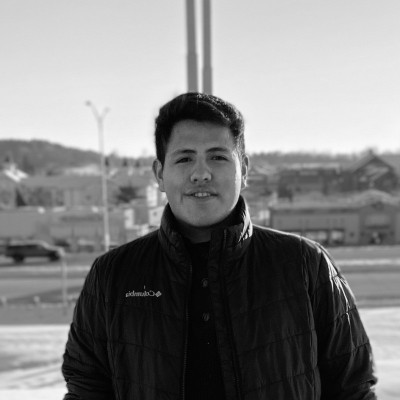
#> input picture imagen.jpg, 400 x 400 px
$ python practica3.py
#> lines starting #> are read from the running program, lines starting #| are printed output that depends on the picture
"""
Practica 03 - Histogramas y Mejora de Contraste
================================================

Objetivo:
    Analizar la distribucion de intensidades de una imagen mediante histogramas
    y aplicar tecnicas de mejora de contraste con OpenCV.

Contenido:
    1.  Histograma en escala de grises
    2.  Histograma de imagen a color (canales B, G, R)
    3.  Histograma con mascara (region de interes)
    4.  Ecualizacion del histograma
    5.  Comparacion de histogramas original vs ecualizada
    6.  Ecualizacion adaptativa (CLAHE)

Uso:
    python practica3.py

Requisitos:
    pip install opencv-python numpy matplotlib
"""

import os
import cv2
import numpy as np
import matplotlib.pyplot as plt

BASE_DIR = os.path.dirname(os.path.abspath(__file__))
RUTA_IMAGEN = os.path.join(BASE_DIR, "imagen.jpg")
RUTA_IMAGEN_2 = os.path.join(BASE_DIR, "imagen2.jpg")  # opcional para comparar


# ---------------------------------------------------------------------------
# Loader unicode-safe (la ruta tiene "°", que rompe cv2.imread en Windows).
# ---------------------------------------------------------------------------
def imread_u(path, flags=cv2.IMREAD_COLOR):
#> called with path = 'imagen.jpg', flags = 0
    if not os.path.exists(path):
        raise FileNotFoundError(f"No se pudo abrir {path}")
    data = np.fromfile(path, dtype=np.uint8)
    img = cv2.imdecode(data, flags)
#> img is the input picture: shape (400, 400); min 0, max 251, mean 129.6
    if img is None:
        raise FileNotFoundError(f"No se pudo decodificar {path}")
    return img


# ===========================================================================
# 1. Histograma en escala de grises
# ===========================================================================
def histograma_grises(ruta):
    """Calcula y dibuja el histograma de una imagen en escala de grises.

    Interpretacion:
        - Concentrado a la izquierda  -> imagen oscura
        - Concentrado a la derecha    -> imagen clara
        - Extendido sobre todo el eje -> buen contraste
    """
    img = imread_u(ruta, cv2.IMREAD_GRAYSCALE)

    hist = cv2.calcHist([img], [0], None, [256], [0, 256])
#> hist = 256 values, max 2718 at index 15, min 0 at index 252, mean 625

    plt.figure(figsize=(10, 4))
    plt.subplot(1, 2, 1)
    plt.imshow(img, cmap="gray")
    plt.title(f"Imagen: {os.path.basename(ruta)}")
    plt.axis("off")

    plt.subplot(1, 2, 2)
    plt.plot(hist, color="black")
    plt.title("Histograma en escala de grises")
    plt.xlabel("Nivel de intensidad (0-255)")
    plt.ylabel("Cantidad de pixeles")
    plt.xlim([0, 256])
    plt.tight_layout()
    plt.show()
#> figure, not shown here; panel 2: curve peaks at x = 15, y = 2718
#> call 2 of imread_u, with path = 'imagen2.jpg', flags = 0
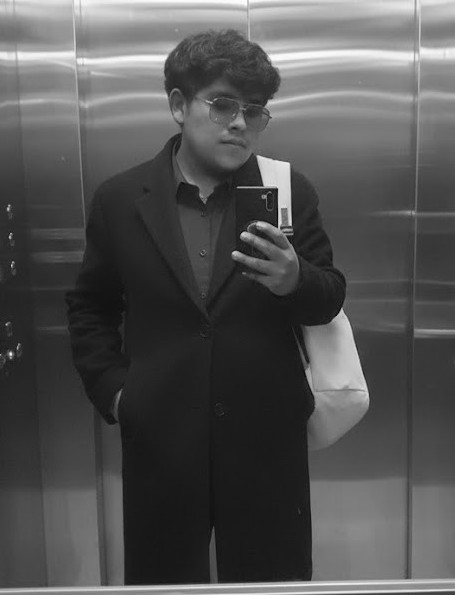
#> input picture imagen2.jpg, 455 x 595 px
#> in imread_u, img is the input picture: shape (595, 455); min 3, max 254, mean 83.2
    return img


# ===========================================================================
# 2. Histograma de imagen a color (un trazo por canal)
# ===========================================================================
def histograma_color(ruta):
    """Histograma por canal: azul = 0, verde = 1, rojo = 2."""
#> called with ruta = 'imagen.jpg'
    img = imread_u(ruta)
#> call 3 of imread_u, with path = 'imagen.jpg', flags = 1
#> in imread_u (call 3), `img = cv2.imdecode(data, flags)`:
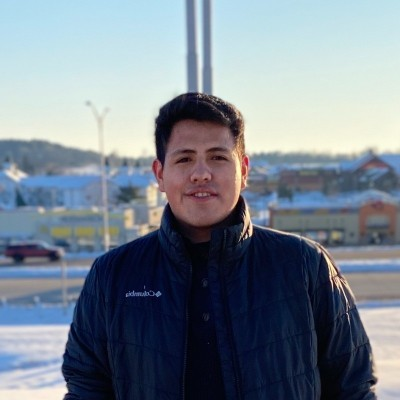
#> img: shape (400, 400, 3); mean B, G, R 143.2, 131.4, 120.8

    plt.figure(figsize=(10, 4))
    plt.subplot(1, 2, 1)
    plt.imshow(cv2.cvtColor(img, cv2.COLOR_BGR2RGB))
    plt.title("Imagen a color")
    plt.axis("off")

    plt.subplot(1, 2, 2)
    for i, color in enumerate(("b", "g", "r")):
        hist = cv2.calcHist([img], [i], None, [256], [0, 256])
        plt.plot(hist, color=color, label=f"Canal {color.upper()}")
    plt.title("Histograma RGB")
    plt.xlabel("Nivel de intensidad")
    plt.ylabel("Cantidad de pixeles")
    plt.xlim([0, 256])
    plt.legend()
    plt.tight_layout()
    plt.show()
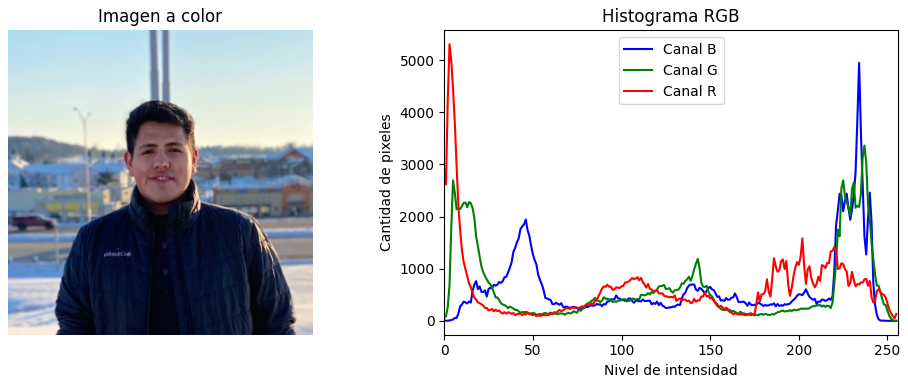
#> figure drawn by matplotlib, 2 panels; panel 2: curve peaks at x = 234, y = 4946; panel 2: curve peaks at x = 237, y = 3362; panel 2: curve peaks at x = 3, y = 5306


# ===========================================================================
# 3. Histograma con mascara (region de interes)
# ===========================================================================
def histograma_con_mascara(ruta):
    """Calcula el histograma solamente de una region rectangular de la imagen.

    En la mascara: pixeles blancos = se cuentan, pixeles negros = se ignoran.
    """
#> called with ruta = 'imagen.jpg'
    img = imread_u(ruta, cv2.IMREAD_GRAYSCALE)

    alto, ancho = img.shape
#> alto = 400; ancho = 400
    mascara = np.zeros_like(img)
    # Region central robusta (no depende del tamano exacto de la imagen)
    y1, y2 = alto // 4, 3 * alto // 4
#> y1 = 100; y2 = 300
    x1, x2 = ancho // 4, 3 * ancho // 4
#> x1 = 100; x2 = 300
    mascara[y1:y2, x1:x2] = 255

    hist_total = cv2.calcHist([img], [0], None, [256], [0, 256])
#> hist_total has the same summary as hist in histograma_grises
    hist_region = cv2.calcHist([img], [0], mascara, [256], [0, 256])
#> hist_region = 256 values, max 1222 at index 12, min 0 at index 251, mean 156.2

    plt.figure(figsize=(14, 4))
    plt.subplot(1, 3, 1)
    plt.imshow(img, cmap="gray")
    plt.title("Imagen original")
    plt.axis("off")

    plt.subplot(1, 3, 2)
    plt.imshow(mascara, cmap="gray")
    plt.title("Mascara (zona analizada)")
    plt.axis("off")

    plt.subplot(1, 3, 3)
    plt.plot(hist_total, color="gray", label="Toda la imagen")
    plt.plot(hist_region, color="red", label="Solo la region")
    plt.title("Comparacion de histogramas")
    plt.xlabel("Nivel de intensidad")
    plt.ylabel("Cantidad de pixeles")
    plt.legend()
    plt.tight_layout()
    plt.show()
#> figure, not shown here; panel 3: curve peaks at x = 15, y = 2718; panel 3: curve peaks at x = 12, y = 1222


# ===========================================================================
# 4. Ecualizacion del histograma
# ===========================================================================
def ecualizacion_histograma(ruta):
    """cv2.equalizeHist redistribuye las intensidades para mejorar el contraste."""
#> called with ruta = 'imagen.jpg'
    img = imread_u(ruta, cv2.IMREAD_GRAYSCALE)
    ecualizada = cv2.equalizeHist(img)
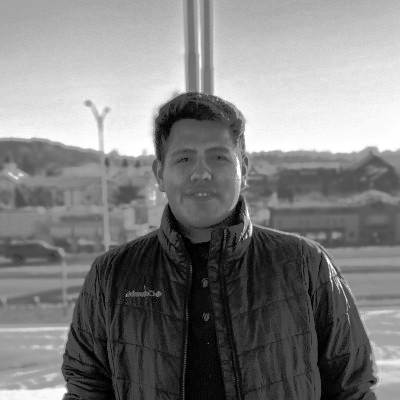
#> ecualizada: shape (400, 400); min 0, max 255, mean 128.6

    plt.figure(figsize=(12, 5))
    plt.subplot(2, 2, 1)
    plt.imshow(img, cmap="gray")
    plt.title("Original")
    plt.axis("off")
    plt.subplot(2, 2, 2)
    plt.imshow(ecualizada, cmap="gray")
    plt.title("Ecualizada")
    plt.axis("off")

    hist1 = cv2.calcHist([img], [0], None, [256], [0, 256])
#> hist1 has the same summary as hist in histograma_grises
    hist2 = cv2.calcHist([ecualizada], [0], None, [256], [0, 256])
#> hist2 = 256 values, max 2718 at index 43, min 0 at index 3, mean 625
    plt.subplot(2, 2, 3)
    plt.plot(hist1, color="black")
    plt.title("Histograma original")
    plt.xlim([0, 256])
    plt.subplot(2, 2, 4)
    plt.plot(hist2, color="black")
    plt.title("Histograma ecualizado")
    plt.xlim([0, 256])
    plt.tight_layout()
    plt.show()
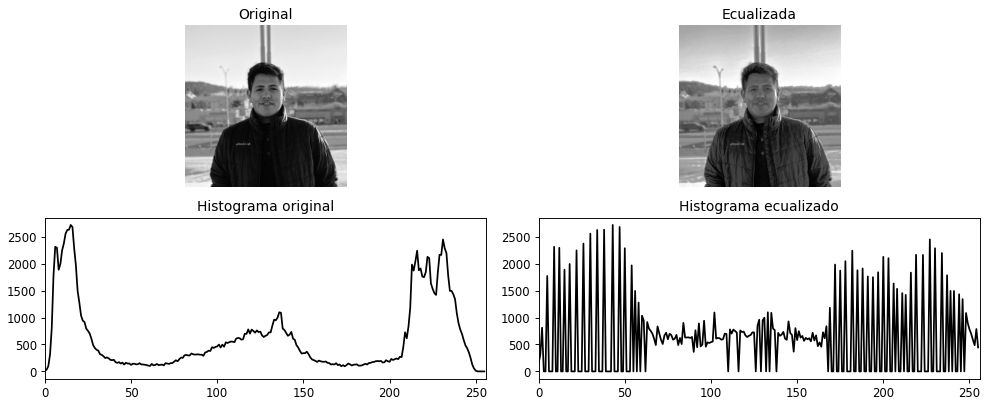
#> figure drawn by matplotlib, 4 panels; panel 3: curve peaks at x = 15, y = 2718; panel 4: curve peaks at x = 43, y = 2718
    return img, ecualizada


# ===========================================================================
# 5. Comparar superpuestos los histogramas
# ===========================================================================
def comparar_histogramas(img, ecualizada):
    hist1 = cv2.calcHist([img], [0], None, [256], [0, 256])
#> hist1 has the same summary as hist in histograma_grises
    hist2 = cv2.calcHist([ecualizada], [0], None, [256], [0, 256])
    plt.figure(figsize=(8, 4))
    plt.plot(hist1, label="Original", color="blue")
    plt.plot(hist2, label="Ecualizada", color="red")
    plt.title("Histogramas: original vs ecualizada")
    plt.xlabel("Nivel de intensidad")
    plt.ylabel("Cantidad de pixeles")
    plt.xlim([0, 256])
    plt.legend()
    plt.tight_layout()
    plt.show()
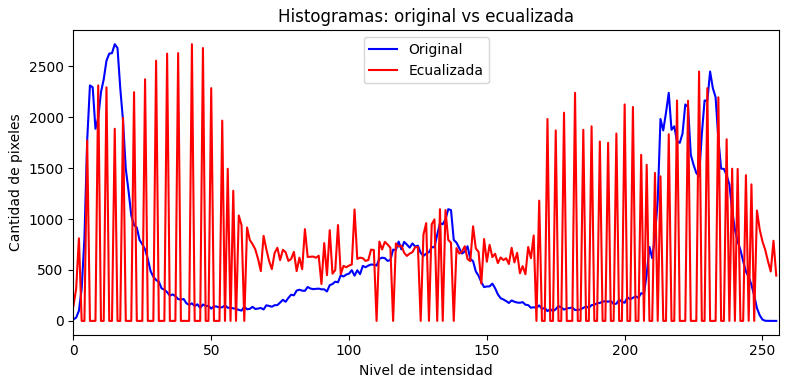
#> figure drawn by matplotlib, 1 panel; curve peaks at x = 15, y = 2718; curve peaks at x = 43, y = 2718


# ===========================================================================
# 6. CLAHE - Ecualizacion adaptativa con limite de contraste
# ===========================================================================
def ecualizacion_adaptativa(ruta):
    """CLAHE evita que la ecualizacion exagere demasiado algunas zonas.

    Trabaja por bloques (tileGridSize) y limita el contraste por bloque
    (clipLimit) para no amplificar el ruido.
    """
#> called with ruta = 'imagen.jpg'
    img = imread_u(ruta, cv2.IMREAD_GRAYSCALE)
    ecualizada = cv2.equalizeHist(img)
    clahe = cv2.createCLAHE(clipLimit=2.0, tileGridSize=(8, 8))
    adaptativa = clahe.apply(img)
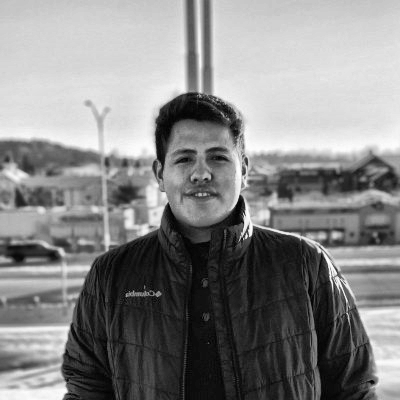
#> adaptativa: shape (400, 400); min 1, max 253, mean 134.7

    plt.figure(figsize=(15, 5))
    plt.subplot(1, 3, 1)
    plt.imshow(img, cmap="gray")
    plt.title("Original")
    plt.axis("off")
    plt.subplot(1, 3, 2)
    plt.imshow(ecualizada, cmap="gray")
    plt.title("Ecualizacion normal")
    plt.axis("off")
    plt.subplot(1, 3, 3)
    plt.imshow(adaptativa, cmap="gray")
    plt.title("CLAHE (adaptativa)")
    plt.axis("off")
    plt.tight_layout()
    plt.show()


# ===========================================================================
# Programa principal
# ===========================================================================
def main():
    print("=" * 60)
    print("PRACTICA 03 - Histogramas y mejora de contraste")
    print("=" * 60)

    histograma_grises(RUTA_IMAGEN)

    # Comparacion entre dos imagenes (clara vs oscura, si existe la segunda)
    if os.path.exists(RUTA_IMAGEN_2):
        print("[1] Comparando imagen.jpg vs imagen2.jpg...")
        histograma_grises(RUTA_IMAGEN_2)

    histograma_color(RUTA_IMAGEN)
    histograma_con_mascara(RUTA_IMAGEN)
    img, ecu = ecualizacion_histograma(RUTA_IMAGEN)
    comparar_histogramas(img, ecu)
    ecualizacion_adaptativa(RUTA_IMAGEN)

    print("\n[OK] Practica 3 finalizada.")


if __name__ == "__main__":
    main()
